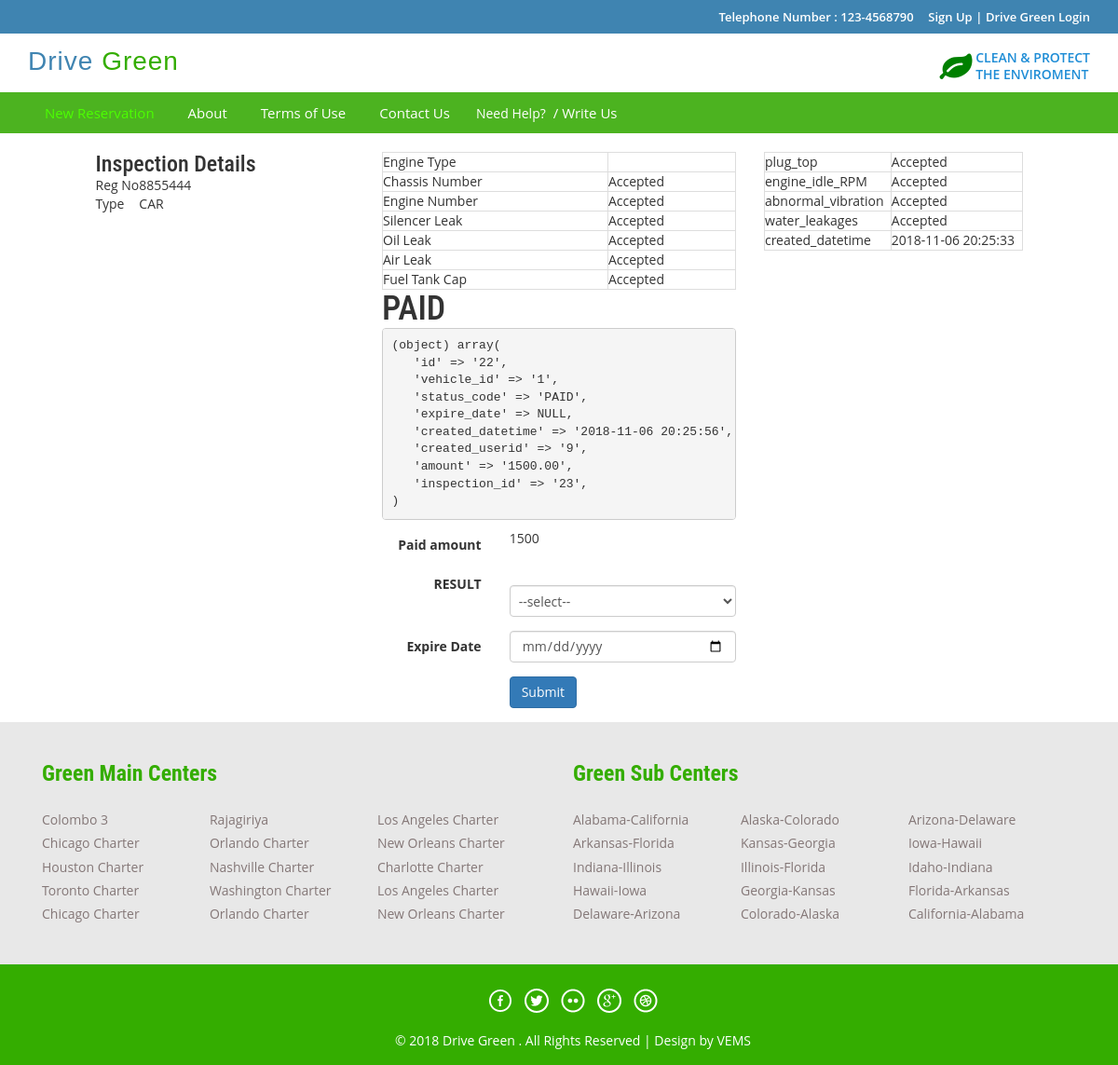
The page /Payment_Controller/loadPayment/23 on the database its author committed.
### tables this page shows
CREATE TABLE `dg_inspection` (
  `id` int(5) NOT NULL AUTO_INCREMENT,
  `vehicle_id` int(5) DEFAULT NULL,
  `engine_type` varchar(10) DEFAULT NULL,
  `chassis_number` varchar(20) DEFAULT NULL,
  `engine_number` varchar(20) DEFAULT NULL,
  `silencer_leak` varchar(20) DEFAULT NULL,
  `oil_leak` varchar(20) DEFAULT NULL,
  `air_leak` varchar(20) DEFAULT NULL,
  `fuel_tank_cap` varchar(20) DEFAULT NULL,
  `plug_top` varchar(20) DEFAULT NULL,
  `engine_idle_RPM` varchar(20) DEFAULT NULL,
  `abnormal_vibration` varchar(20) DEFAULT NULL,
  `water_leakages` varchar(20) DEFAULT NULL,
  `created_datetime` timestamp NULL DEFAULT CURRENT_TIMESTAMP,
  `created_user` int(5) DEFAULT NULL,
  `inspec_result` varchar(20) DEFAULT NULL,
  `booking_id` int(5) DEFAULT '0',
  `center_id` int(5) DEFAULT NULL,
  PRIMARY KEY (`id`),
  KEY `FK_dg_inspection_engine` (`engine_type`),
  KEY `FK_dg_inspection_user` (`created_user`),
  KEY `FK_dg_inspection_booking` (`booking_id`),
  CONSTRAINT `FK_dg_inspection_engine` FOREIGN KEY (`engine_type`) REFERENCES `dg_engine` (`engine_type`),
  CONSTRAINT `FK_dg_inspection_user` FOREIGN KEY (`created_user`) REFERENCES `dg_user` (`id`)
);

CREATE TABLE `dg_vehicle` (
  `id` int(5) NOT NULL AUTO_INCREMENT,
  `manufac_year` int(5) DEFAULT NULL,
  `stroke` int(5) DEFAULT NULL,
  `reg_no` varchar(30) DEFAULT NULL,
  `type_code` varchar(10) DEFAULT NULL,
  `fual_type` varchar(10) DEFAULT NULL,
  `brand_code` varchar(10) DEFAULT NULL,
  `customer_id` int(5) DEFAULT NULL,
  `created_datetime` timestamp NULL DEFAULT CURRENT_TIMESTAMP,
  `created_userid` int(5) DEFAULT NULL,
  PRIMARY KEY (`id`),
  KEY `FK_dg_vehicle_fual` (`fual_type`),
  KEY `FK_dg_vehicle_brand` (`brand_code`),
  KEY `FK_dg_vehicle_type` (`type_code`),
  CONSTRAINT `FK_dg_vehicle_brand` FOREIGN KEY (`brand_code`) REFERENCES `dg_vehicle_brand` (`brand_code`),
  CONSTRAINT `FK_dg_vehicle_fual` FOREIGN KEY (`fual_type`) REFERENCES `dg_fual` (`fual_type`),
  CONSTRAINT `FK_dg_vehicle_type` FOREIGN KEY (`type_code`) REFERENCES `dg_vehicle_type` (`type_code`)
);

### application/controllers/Payment_Controller.php (called while the page is built, shortened)
<?php
class Payment_Controller extends CI_Controller {
    public function loadPayment($token) {
        $this->load->model(array('Inspection', 'Payment'));
        $inspection = new Inspection();
          $payment0 = new Payment();
        $inspectionDetail = $inspection->getInspectionDetail($token);
        $data['inspectionDetail'] = $inspectionDetail[0];
            switch ($inspectionDetail[0]->type_code) {
                case "CAR":
                    $data['charge_amount'] = '1500';
                    break;
            }
        if ($inspectionDetail[0]->inspec_result == 'PAID' || $inspectionDetail[0]->inspec_result == 'RESULT') {
           $paymentDetails = $payment0->getPaymentByInspetionID($token);
           $data['paymentDetails'] = $paymentDetails[0];
        }
        $this->load->view('staff/payment', $data);
    }
}

### index.php (called while the page is built, shortened)
<?php
require_once BASEPATH.'core/CodeIgniter.php';

### application/models/Inspection.php (called while the page is built, shortened)
<?php
class Inspection extends MY_Model {
    public function getInspectionDetail($inspection_id) {
        $this->db->select('dg_inspection.*,dg_vehicle.reg_no,dg_vehicle.type_code');
        $this->db->from('dg_inspection');
        $this->db->join('dg_vehicle', 'dg_vehicle.id = dg_inspection.vehicle_id');
        $where = " dg_inspection.id = '" . $inspection_id . "'";
        $this->db->where($where);
        $query = $this->db->get();
        if ($query->num_rows() > 0) {
            return $query->result();
        } else {
            return FALSE;
        }
    }
}

### application/models/Payment.php (called while the page is built, shortened)
<?php
class Payment extends MY_Model {
    public function getPaymentByInspetionID($inspection_id) {
        $this->db->select('dg_payment.*');
        $this->db->from('dg_payment');
        $where = " inspection_id = '" . $inspection_id . "'";
        $this->db->where($where);
        $query = $this->db->get();
        if ($query->num_rows() > 0) {
            return $query->result();
        } else {
            return FALSE;
        }
    }
}

### application/views/staff/payment.php (the view, shortened to what this page needs)
<!DOCTYPE HTML>
<html>
    <head>
    </head>
    <body>
        <div class="top-header">
        </div>
        <div class="header">
        </div>
        <div class="footer-btm wow fadeInLeft animated" data-wow-delay=".5s">
            <div class="container">
                <div class="navigation">
                    <nav class="navbar navbar-default">
                        <div class="collapse navbar-collapse nav-wil" id="bs-example-navbar-collapse-1">
                            <nav class="cl-effect-1">
                            </nav>
                        </div>
                    </nav>
                </div>
            </div>
        </div>
        <br>
        <div  id="printDiv">
            <div class="row">
                <div class="col-md-1"></div>
                <div class="col-md-3">
                    <h3>Inspection Details</h3>
                    <table border="0">
                        <tbody>
                            <tr>
                                <td>Reg No</td>
                                <td><?= $inspectionDetail->reg_no ?></td>
                            </tr>
                            <tr>
                                <td>Type</td>
                                <td><?= $inspectionDetail->type_code ?></td>
                            </tr>
                        </tbody>
                    </table>
                </div>
                <div class="col-md-4">
                    <table class="table-bordered" style="width: 100%">
                        <tbody>
                            <tr>
                                <td>Engine Type</td>
                                <td><?= $inspectionDetail->engine_type ?></td>
                            </tr>
                            <tr>
                                <td>Chassis Number</td>
                                <td><?= $inspectionDetail->chassis_number ?></td>
                            </tr>
                            <tr>
                                <td>Engine Number</td>
                                <td><?= $inspectionDetail->engine_number ?></td>
                            </tr>
                            <tr>
                                <td>Silencer Leak</td>
                                <td><?= $inspectionDetail->silencer_leak ?></td>
                            </tr>
                            <tr>
                                <td>Oil Leak</td>
                                <td><?= $inspectionDetail->oil_leak ?></td>
                            </tr>
                            <tr>
                                <td>Air Leak</td>
                                <td><?= $inspectionDetail->air_leak ?></td>
                            </tr>
                            <tr>
                                <td>Fuel Tank Cap</td>
                                <td><?= $inspectionDetail->fuel_tank_cap ?></td>
                            </tr>
                        </tbody>
                    </table>
                </div>
                <div class="col-md-3">
                    <table class="table-bordered" style="width: 100%">
                        <tbody>
                            <tr>
                                <td>plug_top</td>
                                <td><?= $inspectionDetail->plug_top ?></td>
                            </tr>
                            <tr>
                                <td>engine_idle_RPM</td>
                                <td><?= $inspectionDetail->engine_idle_RPM ?></td>
                            </tr>
                            <tr>
                                <td>abnormal_vibration</td>
                                <td><?= $inspectionDetail->abnormal_vibration ?></td>
                            </tr>
                            <tr>
                                <td>water_leakages</td>
                                <td><?= $inspectionDetail->water_leakages ?></td>
                            </tr>
                            <tr>
                                <td>created_datetime</td>
                                <td><?= $inspectionDetail->created_datetime ?></td>
                            </tr>
                        </tbody>
                    </table>
                </div>
                <div class="col-md-1"></div>
            </div>
            <div class="row" id="printDiv">
                <div class="col-md-1"></div>
                <div class="col-md-3"></div>
                <div class="col-md-4">
                </div>
                <div class="col-md-3"></div>
                <div class="col-md-1"></div>
            </div>
        </div>
        <?php if ($inspectionDetail->inspec_result == 'ACCEPT') {
            ?>
            <div class="row">
                <div class="col-md-4"></div>
                <div class="col-md-4">
                    <h1><?= $inspectionDetail->inspec_result ?> </h1>
                    <form action="<?= base_url('Payment_Controller/payment') ?>" method="post">
                        <div class="form-group">
                            <label for="text1" class="control-label col-xs-4">Payment Amount</label>
                            <div class="col-xs-8">
                                <input id="text1" name="vehicle_id" type="hidden" value="<?= $inspectionDetail->vehicle_id ?>" class="form-control">
                                <input id="text1" name="inspection_id" type="hidden" value="<?= $inspectionDetail->id ?>" class="form-control">
                                <input id="text1" name="amount" type="hidden" value="<?= $charge_amount ?>" class="form-control">
                                <h2><?= $charge_amount ?>/=</h2>
                            </div>
                        </div>
                        <div class="form-group row">
                            <div class="col-xs-offset-4 col-xs-8">
                                <button name="submit" type="submit" class="btn btn-primary">Submit</button>
                            </div>
                        </div>
                    </form>
                </div>
                <div class="col-md-4"></div>
            </div>
        <?php } else if ($inspectionDetail->inspec_result == 'PAID') {
            ?>
            <div class="row">
                <div class="col-md-4"></div>
                <div class="col-md-4">
                    <h1><?= $inspectionDetail->inspec_result ?> </h1>
                    <form class="form-horizontal" action="<?= base_url('Inspection_Controller/setFianlResult') ?>" method="post">
                        <?php echo '<tt><pre>' . var_export($paymentDetails, TRUE) . '</pre></tt>'; ?>
                        <div class="form-group">
                            <label for="text1" class="control-label col-xs-4">Paid amount</label>
                            <div class="col-xs-8">
                                <?= $charge_amount ?>
                            </div>
                        </div>
                        <div class="form-group">
                            <label for="text" class="control-label col-xs-4">RESULT</label>
                            <div class="col-xs-8">
                                <select name="status_code" class="form-control" required="">
                                    <option value="">--select--</option>
                                </select>
                            </div>
                        </div>
                        <div class="form-group">
                            <label for="s" class="control-label col-xs-4">Expire Date</label>
                            <div class="col-xs-8">
                                <input id="s" name="expire_date" required="" type="date" class="form-control">
                            </div>
                        </div>
                        <div class="form-group row">
                            <div class="col-xs-offset-4 col-xs-8">
                                <button name="submit" type="submit" class="btn btn-primary">Submit</button>
                            </div>
                        </div>
                    </form></div>
                <div class="col-md-4"></div>
            </div>
        <?php }
        ?>
        <div class="footer-top">
            <div class="container">
            </div>
        </div>
        <div class="copy-right">
            <div class="container">
            </div>
        </div>
    </body>
</html>

### rows shown on the page
dg_inspection: dg_vehicle.reg_no "8855444", dg_vehicle.type_code "CAR", chassis_number "Accepted", engine_number "Accepted", silencer_leak "Accepted", oil_leak "Accepted", air_leak "Accepted", fuel_tank_cap "Accepted", plug_top "Accepted", engine_idle_RPM "Accepted", abnormal_vibration "Accepted", water_leakages "Accepted", created_datetime "2018-11-06 20:25:33", inspec_result "PAID"

### other values the page prints
$charge_amount "1500"
